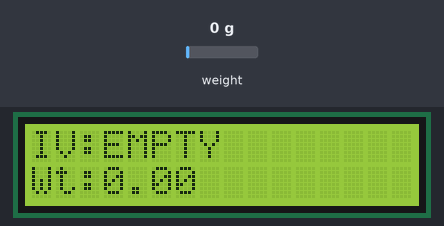
A sketch run on a simulated ESP32. Shown: 16×2 character LCD. The test bench sets the inputs (shaded band); at power-on: weight on the scale 0 g. WiFi joins after 1.5 s; servers stay silent unless stated; what the sketch prints to the serial monitor is not drawn.

Above: at 6.5 s.
6.6 s: weight on the scale set to 45 g
At 9.1 s:
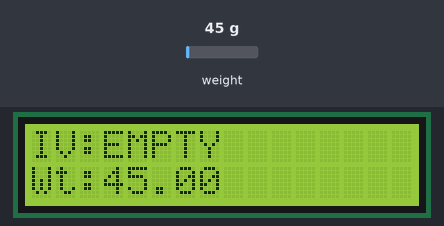
9.4 s: weight on the scale set to 56 g
At 10.2 s:
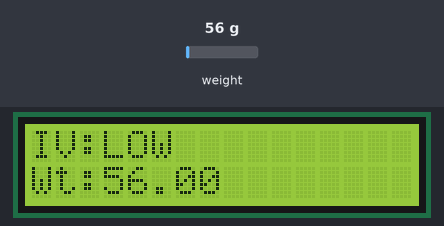
11.9 s: weight on the scale set to 188 g
At 12.5 s:
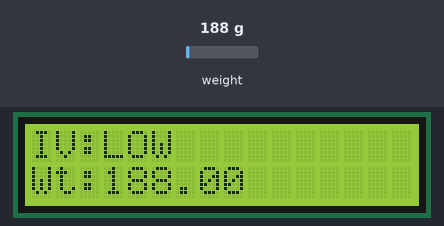
14.4 s: weight on the scale set to 210 g
At 17.1 s:
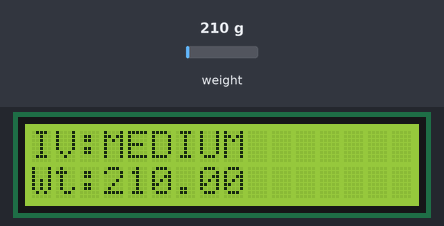
17.5 s: weight on the scale set to 370 g
At 19.5 s:
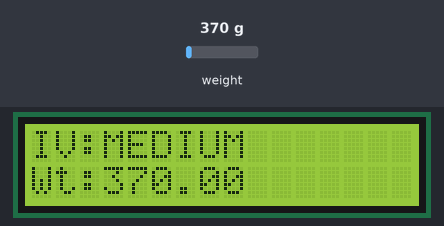
20.0 s: weight on the scale set to 419 g
At 20.5 s:
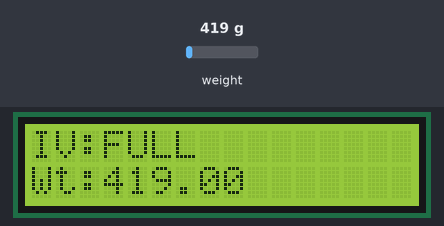
Timing chart, 0 to 23.0 s (numbered marks = the images above; inputs shaded):
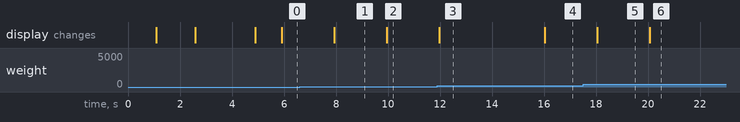

The sketch:

LCD_test.ino
```cpp
#define BLYNK_TEMPLATE_ID "TMPL3trhwMivJ"
#define BLYNK_TEMPLATE_NAME "IV sure"
#define BLYNK_AUTH_TOKEN "aapHDMH9-rYCYnSCyZeHwjEjFwcqKNCh"

#define BLYNK_PRINT Serial

#include "HX711.h"
#include <Wire.h>
#include <LiquidCrystal_I2C.h>
#include <WiFi.h>
#include <BlynkSimpleEsp32.h>

// HX711 pins
#define DOUT 23
#define SCK  19

HX711 scale;

// LCD
LiquidCrystal_I2C lcd(0x27, 16, 2);

// WiFi credentials
const char* ssid = "Redmi 13C 5G";
const char* password = "bansal23";

// Calibration
float calibration_factor = -38;
bool alertSent = false;

/** SETUP **/
void setup() {
  Serial.begin(115200);

  // HX711
  scale.begin(DOUT, SCK);
  scale.set_scale(calibration_factor);
  scale.tare();

  // LCD
  Wire.begin(21, 22);
  lcd.init();
  lcd.backlight();

  lcd.print("Connecting WiFi");

  // WiFi
  WiFi.begin(ssid, password);
  while (WiFi.status() != WL_CONNECTED) {
    delay(500);
    Serial.print(".");
  }

  lcd.clear();
  lcd.print("WiFi Connected");
  delay(2000);

  // Blynk
  Blynk.begin(BLYNK_AUTH_TOKEN, ssid, password);

  lcd.clear();
}

/** LOOP **/
void loop() {
  Blynk.run();

  float weight = scale.get_units(10);

  String status;
  float drip = weight * 0.05;

  // Status logic
  if (weight <= 50) {
    status = "EMPTY";
  }
  else if (weight <= 200) {
    status = "LOW";
  }
  else if (weight <= 400) {
    status = "MEDIUM";
  }
  else {
    status = "FULL";
  }

    /** STATUS + COLOR LOGIC **/

  // EMPTY → RED
  if (weight <= 50) {

    status = "EMPTY";

    Blynk.setProperty(V2, "color", "#FF0000"); // RED
    Blynk.virtualWrite(V2, 1);

    // Notification only once
    if (!alertSent) {

      Blynk.logEvent(
        "iv_empty",
        "🚨 WARNING! IV Bottle is Almost Empty ⚠️💉\nPlease Replace Immediately 🏥"
      );

      Serial.println("🚨 Notification Sent!");

      alertSent = true;
    }
  }

  // LOW → ORANGE
  else if (weight <= 200) {

    status = "LOW";

    Blynk.setProperty(V2, "color", "#FFA500"); // ORANGE
    Blynk.virtualWrite(V2, 1);

    alertSent = false;
  }

  // MEDIUM → YELLOW
  else if (weight <= 400) {

    status = "MEDIUM";

    Blynk.setProperty(V2, "color", "#FFFF00"); // YELLOW
    Blynk.virtualWrite(V2, 1);

    alertSent = false;
  }

  // FULL → GREEN
  else {

    status = "FULL";

    Blynk.setProperty(V2, "color", "#00FF00"); // GREEN
    Blynk.virtualWrite(V2, 1);

    alertSent = false;
  }


  // LCD
  lcd.clear();
  lcd.setCursor(0, 0);
  lcd.print("IV:");
  lcd.print(status);

  lcd.setCursor(0, 1);
  lcd.print("Wt:");
  lcd.print(weight);

  // Serial
  Serial.print("Weight: ");
  Serial.print(weight);
  Serial.print(" g | Status: ");
  Serial.println(status);

  // Blynk
  Blynk.virtualWrite(V1, weight);   // bottle level
  Blynk.virtualWrite(V3, status);   // status
  Blynk.virtualWrite(V0, drip);     // drip rate

  delay(1000);
}
```

Measured:
- the behaviour switches between 50 and 51 g on weight on the scale (found by bisection; images 1 and 2)
- the behaviour switches between 200 and 201 g on weight on the scale (found by bisection; images 3 and 4)
- the behaviour switches between 400 and 401 g on weight on the scale (found by bisection; images 5 and 6)
- after the input at 6.6 s, the display: changes after 1.3 s (image 1)
- after the input at 9.4 s, the display: changes after 0.56 s (image 2)
- after the input at 11.9 s, the display: changes after 0.08 s (image 3)
- after the input at 14.4 s, the display: changes after 1.6 s (image 4)
- after the input at 17.5 s, the display: changes after 0.55 s (image 5)
- after the input at 20.0 s, the display: changes after 0.07 s (image 6)
